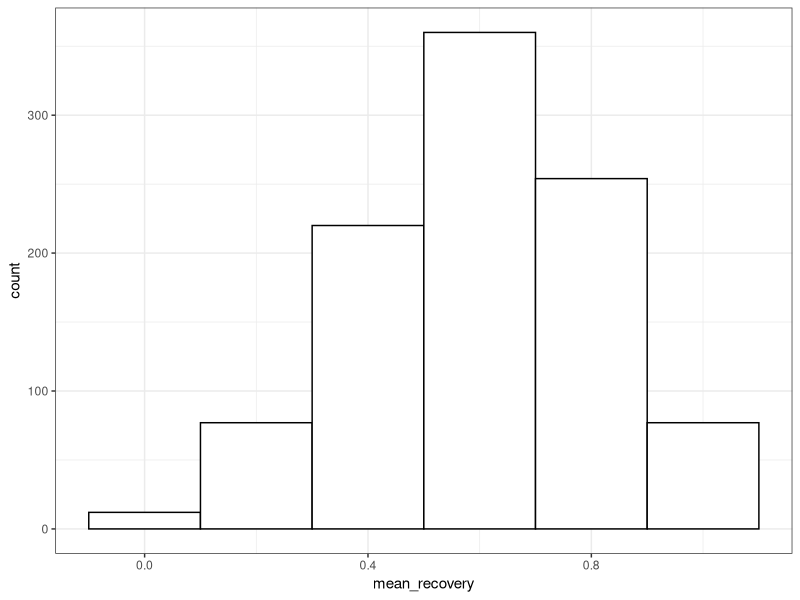

Recreate this plot in R.
## ---- chunk 1
knitr::opts_chunk$set(echo = TRUE)

library(tidyverse)

## ---- chunk 2

true_p <- 0.6  # Истинная вероятность исцеления

## ---- chunk 3
n_patients <- 5  # Количество добровольцев 

group_recovery <- rbinom(n_patients, 1, true_p) # Генерация данных (исцеление — 1, не исцеление — 0)

print(group_recovery)

sample_p <- mean(group_recovery)

print(sample_p)

## ---- chunk 4
n_patients <- 5  # Количество добровольцев

n_repeats <- 1000  # Количество повторений эксперимента

df_all_repeats <- data.frame(
  n_exp = rep(1:n_repeats, each = n_patients),
  ID = rep(1:n_patients, n_repeats),
  recovery = rbinom(n_repeats * n_patients, 1, true_p)
)

## ---- chunk 5

df_sample_mean <- df_all_repeats %>% 
  group_by(n_exp) %>% 
  dplyr::summarise(mean_recovery = mean(recovery)) %>% 
  ungroup()

ggplot(df_sample_mean, aes(x = mean_recovery)) +
  geom_histogram(color = 'black', fill = 'white', binwidth = 0.2) +
  theme_bw()

## ---- chunk 6

error <- sqrt( mean((df_sample_mean$mean_recovery-true_p)^2) )
print(error)

